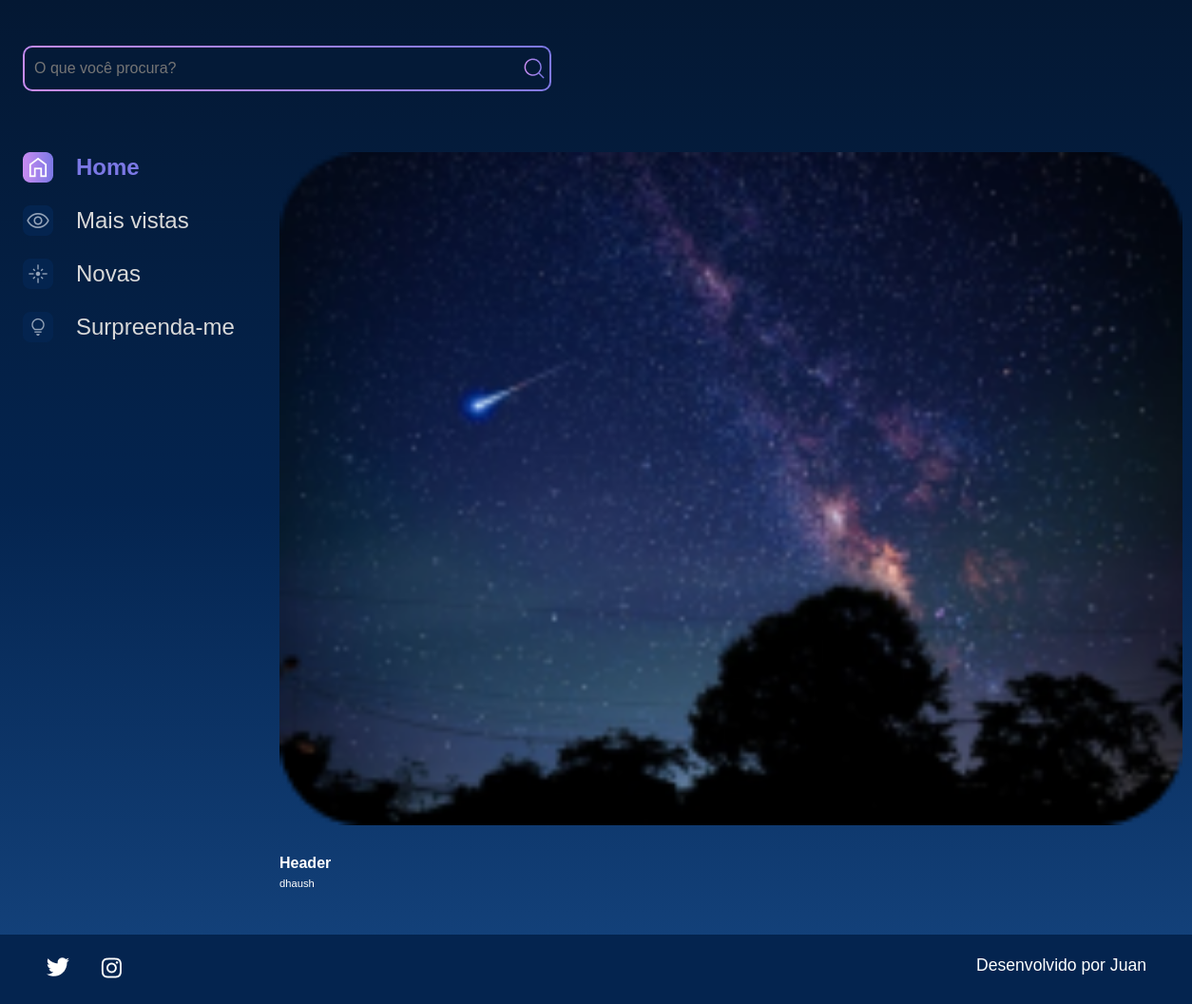
Page /imagem/3 on the committed database.
### galeria/models.py (models this page shows, shortened)
class Fotografia(models.Model):
    OPCOES_CATEGORIA = [
        ("Nebulosa", "Nebulosa"),
        ("Estrela", "Estrela"),
        ("Galáxia", "Galaxia"),
        ("Planeta", "Planeta")
    ]
    nome = models.CharField(max_length=100, null=False, blank=False)
    legenda = models.CharField(max_length=150, null=False, blank=False)
    categoria = models.CharField(max_length = 50, choices = OPCOES_CATEGORIA, default = "")
    descricao = models.TextField(null=False, blank=False)
    foto = models.ImageField(upload_to="fotos/%Y/%M/%d/", blank = True)
    publicada = models.BooleanField(default=False)

### galeria/views.py (the view)
# urls.py: path('imagem/<int:foto_id>', imagem, name='imagem')
def imagem(request, foto_id):
    fotografia = get_object_or_404(Fotografia, pk=foto_id)
    return render(request, 'galeria/imagem.html', {"f":fotografia})

### templates/galeria/imagem.html (shortened to what this page needs)
{% extends 'galeria/base.html' %}
{% load static %}
{% block content %}
    <div class="pagina-inicial">
        <header class="cabecalho">
            <div class="cabecalho__busca">
                <div class="busca__fundo">
                    <input class="busca__input" type="text" placeholder="O que você procura?">
                    <img class="busca__icone" src="{% static '/assets/ícones/1x/search.png' %}" alt="ícone de search">
                </div>
            </div>
        </header>
        <main class="principal">
            <section class="menu-lateral">
                <nav class="menu-lateral__navegacao">
                    <a href="#"><img src="{% static '/assets/ícones/1x/Home - ativo.png' %}"> Home</a>
                    <a href="#"><img src="{% static '/assets/ícones/1x/Mais vistas - inativo.png' %}"> Mais vistas</a>
                    <a href="#"><img src="{% static '/assets/ícones/1x/Novas - inativo.png' %}"> Novas</a>
                    <a href="#"><img src="{% static '/assets/ícones/1x/Surpreenda-me - inativo.png' %}"> Surpreenda-me</a>
                </nav>
            </section>
            <section class="conteudo">
                <section class="imagem">
                    <div class="imagem__conteudo">
                        <img class="imagem__imagem" src="{% static '/assets/imagens/galeria/' %}{{f.foto}} ">
                        <div class="imagem__info">
                            <div class="imagem__texto">
                                <p class="imagem__titulo">{{f.nome}}</p>
                                <p class="imagem__descricao">{{f.legenda}}</p>
                            </div>
                        </div>
                    </div>
                </section>
            </section>
        </main>
    </div>
{% endblock %}

### setup/static/styles/style.css (style rules this page uses)
html, body, div, span, applet, object, iframe, h1, h2, h3, h4, h5, h6, p, blockquote, pre, a, abbr, acronym, address, big, cite, code, del, dfn, em, img, ins, kbd, q, s, samp, small, strike, strong, sub, sup, tt, var, b, u, i, center, dl, dt, dd, ol, ul, li, fieldset, form, label, legend, table, caption, tbody, tfoot, thead, tr, th, td, article, aside, canvas, details, embed, figure, figcaption, footer, header, hgroup, menu, nav, output, ruby, section, summary, time, mark, audio, video { margin: 0; padding: 0; border: 0; font-size: 100%; font: inherit; vertical-align: baseline; }
article, aside, details, figcaption, figure, footer, header, hgroup, menu, nav, section { display: block; }
body { line-height: 1; font-family: 'Space Grotesk', sans-serif; min-height: 100vh; background: linear-gradient(#041833,#04244F,#154580); background-repeat: no-repeat; background-position: center; background-size: cover; }
.cabecalho { align-items: center; display: flex; justify-content: space-between; margin: 1.5rem 0 4rem 0; }
.cabecalho__busca { align-items: center; border-radius: 10px; background: linear-gradient(45deg, #C98CF1,#7B78E5); display: flex; height: auto; justify-content: space-between; padding: 2px; width: auto; }
.busca__fundo { align-items: center; background-color: #041A37; border-radius: 8px; display: flex; margin: 0 auto; width: 100%; }
.busca__input { align-items: center; background-color: transparent; border: none; font-size: 1rem; height: 24px; padding: 10px; width: 500px; }
.busca__icone { cursor: pointer; width: 2rem; height: 2rem; }
.imagem { display: flex; justify-content: center; align-items: center; }
.imagem__conteudo { background-color: transparent; display: flex; flex-direction: column; border-radius: 20px 20px 0 0; width: 950px; }
.imagem__imagem { width: 100%; border-radius: 20px; }
.imagem__info { font-size: 1.2rem; display: flex; justify-content: space-between; align-items: center; margin-bottom: 1rem; margin-top: 1rem; }
.imagem__texto { display: flex; flex-direction: column; justify-content: space-between; color: #FFFFFF; margin-top: 0.5rem; }
.imagem__titulo { font-weight: bold; line-height: 2rem; color: #FFFFFF; }
.imagem__texto { font-size: 1rem; }
.imagem__descricao { font-size: 0.7rem; }
.menu-lateral { padding-right: 1.5rem; box-sizing: border-box; min-width: 270px; }
.menu-lateral__navegacao { display: flex; flex-direction: column; }
.menu-lateral__navegacao a { font-family: 'Space Grotesk', sans-serif; align-items: center; display: flex; margin-bottom: 1.5rem; text-decoration: none; color: #D9D9D9; font-size: 24px; }
.menu-lateral__navegacao a:first-child { font-weight: bold; color: #7B78E5; }
.menu-lateral__navegacao img { margin-right: 1.5rem; }
.pagina-inicial { max-width: 1440px; padding: 1.5rem; margin: 0 auto; }
.principal { display: flex; justify-content: space-between; }

### rows in the picture
Fotografia: foto (picture), nome "Header", legenda "dhaush"
